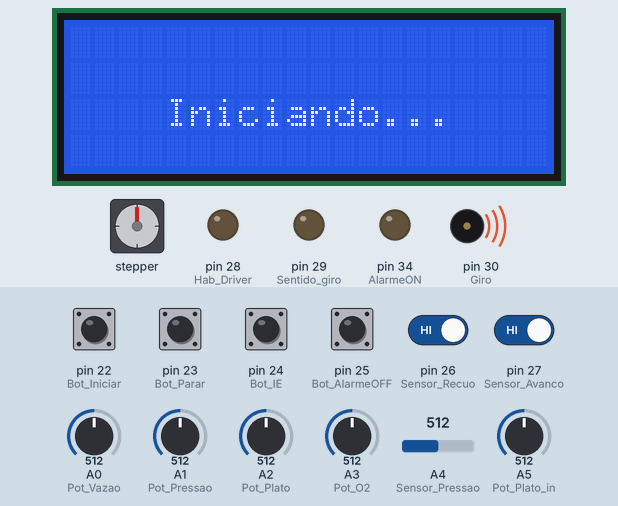
This sketch was run on a simulated Arduino Mega 2560, built with avr-gcc and run on an emulated ATmega2560. Parts: stepper motor, 20×4 character LCD, output pins drawn as LEDs (lit = HIGH), buzzer (waves = sounding). Wiring (inferred from the names in the program): stepper motor (2048 steps per turn assumed): coils pin 33, pin 32, pin 31, pin 30. Inputs (shaded band) come from the test bench; at power-on: pin 22 (Bot_Iniciar), pin 23 (Bot_Parar), pin 24 (Bot_IE), pin 25 (Bot_AlarmeOFF), pin 26 (Sensor_Recuo), pin 27 (Sensor_Avanco) HIGH, A1 (Pot_Pressao) = 512, A0 (Pot_Vazao) = 512, A2 (Pot_Plato) = 512, A3 (Pot_O2) = 512, A4 (Sensor_Pressao) = 512, A5 (Pot_Plato_in) = 512. What the sketch prints to the serial monitor is not drawn.

Above: at 6.2 s.
6.3 s: pin 26 (Sensor_Recuo) driven LOW
At 8.7 s:
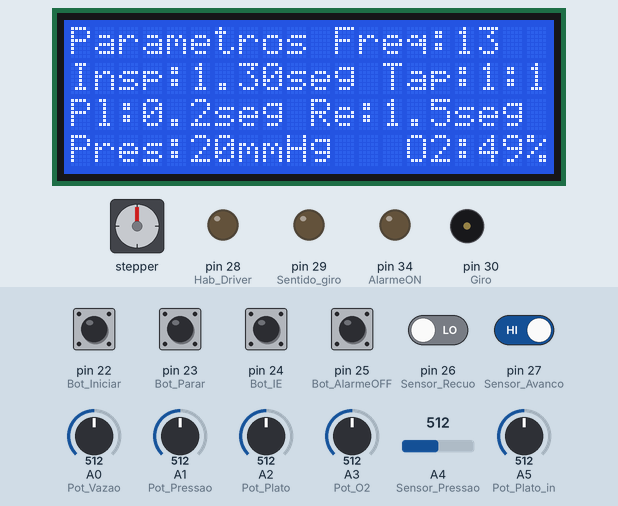
9.3 s: pin 22 (Bot_Iniciar) pulled LOW for 0.2 s
At 9.8 s:
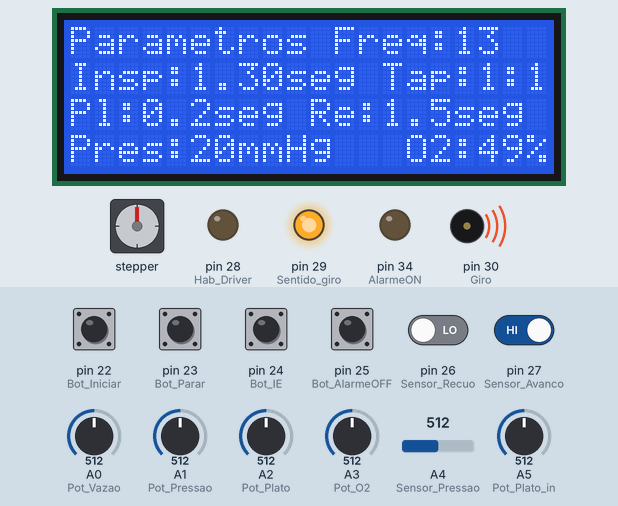
11.0 s: A1 (Pot_Pressao) set to 503
At 11.9 s:
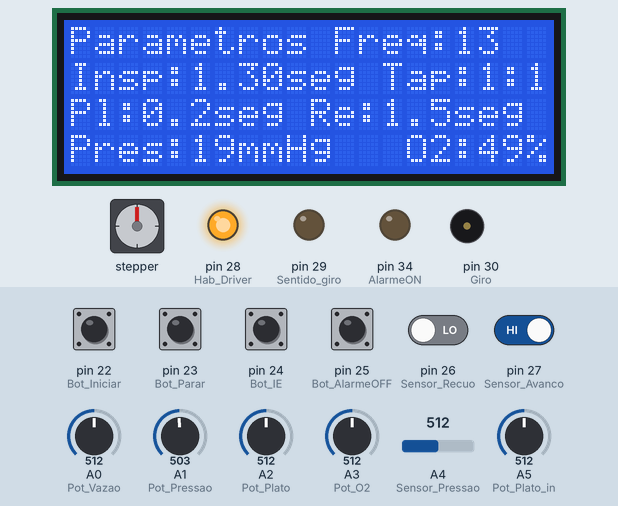
14.0 s: A0 (Pot_Vazao) set to 716
At 15.1 s:
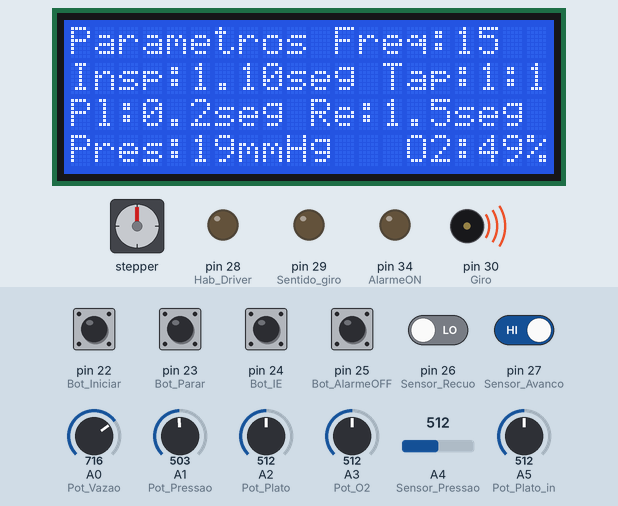
15.5 s: A2 (Pot_Plato) set to 716
At 16.4 s:
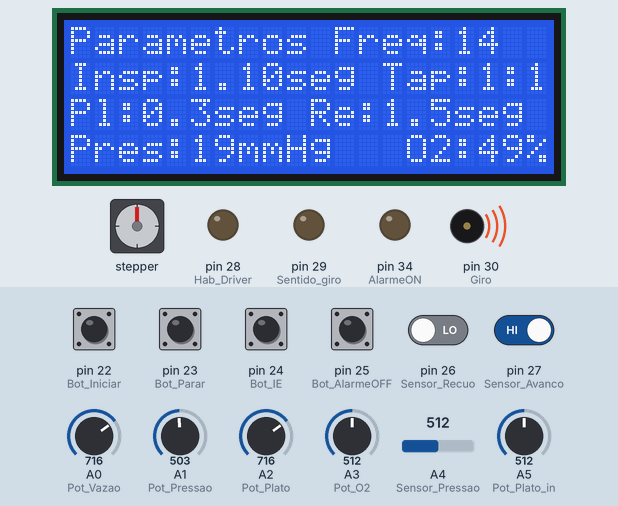
17.0 s: A3 (Pot_O2) set to 716
At 17.9 s:
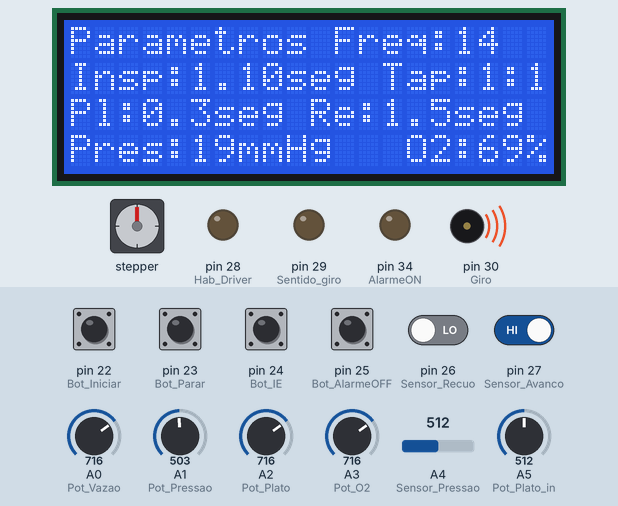
Timing chart, 0 to 19.6 s (numbered marks = the images above; inputs shaded):
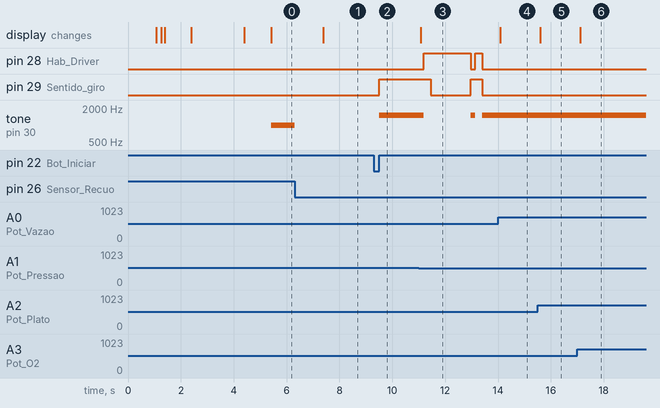

Measured:
- the behaviour switches between 512 and 511 on A1 (Pot_Pressao) (found by bisection; images 2 and 3)
- after the input at 6.3 s, tone on pin 30 (Giro): 1000 Hz → silent at once; the display: changes after 1.1 s (image 1)
- after the input at 9.3 s, pin 29 (Sentido_giro): LOW → HIGH after 0.21 s; tone on pin 30 (Giro): silent → 1475 Hz after 0.21 s
- after the input at 11.0 s, pin 28 (Hab_Driver): LOW → HIGH after 0.19 s, → LOW 1.8 s later, → HIGH 0.18 s later, → LOW 0.27 s later; pin 29 (Sentido_giro): HIGH → LOW after 0.46 s, → HIGH 1.5 s later, → LOW 0.45 s later
- after the input at 14.0 s, the display: changes after 0.09 s (image 4)
- after the input at 15.5 s, the display: changes after 0.10 s (image 5)
- after the input at 17.0 s, the display: changes after 0.11 s (image 6)

The sketch:

Ventilador_pulmonar_2_felipe.ino
```cpp
//================================================================================================================//
//                                                                                                                //
//                                        Ventilador Pulmonar                                                     //
//                                                                                                                //
//================================================================================================================//
//   Versão:                                                                                                      //
//   Data:                                                                                                        //
//   Hora:                                                                                                        //
//   Atualizado por:                                                                                              //
//================================================================================================================//

// Bibliotecas
#include <Arduino.h>
#include <TimerOne.h>
#include <Wire.h>
#include <LiquidCrystal_I2C.h>

// Variáveis globais
int           Valor_Pot_Vazao = 0;                   // Guarda valor do potenciometro de set point da vazão
int           Valor_Pot_Pressao = 0;                 // Guarda valor do potenciometro de set point da pressão
float         Valor_Pot_Plato = 0;                   // Guarda valor do potenciometro de set point do platô
float         Valor_Pot_Plato_inicial = 0;           // Guarda valor do potenciometro de set point do platô inicial
int           Valor_Pot_O2 = 0;                      // Guarda valor do potenciometro de set point de % de O2
int           Valor_Sensor_Pressao = 0;              // Guarda valor do sensor de pressão
byte          Tap = 1;                               // Guarda o valor do Tap.
float         Valor_Pot_Plato_LCD = 0.00 ;           // Guarda o valor do plato  que vai mostrar no Display
int         Frequencia  =  0;                      // Frequencia Gerada Pelas variaveis
float         Valor_Insp = 0;
float         Valor_Pot_Vazao_Lcd  = 0.00;           // Guarda o valor do tempo de  insp  que vai mostrar no Display
float         Valor_Pot_Plato_inicial_LCD  = 0.00;   // Guarda o valor do Reinicio  do ciclo que vai mostrar no Display

boolean     Estado_Bot = HIGH;
boolean     aux = HIGH;
boolean     Flag_Bot_Iniciar = HIGH;             // Trem de pulso pra ajuste de velocidade (pino 3)
boolean     Flag_Bot_Iniciar_Anterior = HIGH;
boolean     Flag_Bot_Parar = HIGH;               // Botão de avanço do motor de passo (pino 21)
boolean     Flag_Bot_Parar_Anterior = HIGH;
boolean     Flag_Bot_IE  = HIGH;                 // Botão de recuo do motor de passo (pino 20)
boolean     Flag_Bot_IE_Anterior  = HIGH;
boolean     Flag_Bot_AlarmeOFF = HIGH;           // Botão de parada do motor de passo (pino 19)
boolean     Flag_Bot_AlarmeOFF_Anterior = HIGH;
boolean     Flag_Sensor_Avanco = HIGH;           // Botão para ligar o motor de passo (pino 18)
boolean     Flag_Sensor_Avanco_Anterior = HIGH;
boolean     Flag_Sensor_Recuo  = HIGH;
boolean     Flag_Sensor_Recuo_Anterior  = HIGH;
boolean     Flag_Avancando = LOW;
boolean     Flag_Recuando = LOW;

// Rótulos das entradas analógicas
#define     Pot_Vazao               A0          // Poteciometro para ajuste de velocidade                  (pino A0)
#define     Pot_Pressao             A1          // Poteciometro para ajuste de pressão                     (pino A1)
#define     Pot_Plato               A2          // Poteciometro para ajuste de Plato                       (pino A2)
#define     Pot_O2                  A3          // Poteciometro para ajuste de Blender                     (pino A3)
#define     Sensor_Pressao          A4          // Poteciometro para ajuste de Sensor de  pressão paciente (pino A4)
#define     Pot_Plato_in            A5          // Poteciometro para ajuste de Plato Inicial               (pino A5)

// Rótulos das entradas digitais
#define     Bot_Iniciar             22          // Botão para ligar o motor de passo                       (pino 22)
#define     Bot_Parar               23          // Botão para desligar o motor de passo                    (pino 23)
#define     Bot_IE                  24          // Botão de mudança de Taps do I/E                         (pino 24)
#define     Bot_AlarmeOFF           25          // Botão de Alarme                                         (pino 25)
#define     Sensor_Recuo            26          // Chave Final de Recuo                                    (pino 26)
#define     Sensor_Avanco           27          // Chave Final de Avanco                                   (pino 27)

// Rótulos das saídas digitais
#define     Hab_Driver              28          // Habilita o driver do motor de passo                     (pino 28)
#define     Sentido_giro            29          // Define o sentido do giro do motor de passo              (pino 29)
#define     Giro                    30          // Trem de pulso pra ajuste de velocidade                  (pino 30)
#define     Valv_Ambu               31          // Valvula de  Saida do Ambu                               (pino 31)
#define     Valv_O2                 32          // Valvula de Entrada do O2                                (pino 32)
#define     Valv_Ar                 33          // Valvula de Entrada de AR                                (pino 33)
#define     AlarmeON                34          // Alarme ativado                                          (pino 34)


//Configuração das bibliotecas
LiquidCrystal_I2C lcd(0x27, 20, 4);             // Display LCD 20x4 I2C

// Declaração das funções
  void Tela_Inicial();
  void Tela_Parametros();
  void Ler_Entradas();
  void Avanca_Motor();
  void Recua_Motor();
  void Para_Motor();
  void Liga_Motor();
  void Desliga_Alarme();

// Configuração do Hardware
void setup()
{
  Serial.begin(9600);                           // Habilita a comunicação com a velocidade de 9600 bits por segundo
  delay(1000);

  // Configuração das entradas
  pinMode (Pot_Vazao, INPUT);                   // Define o pino A0 como entrada analógica do potenciometro
  pinMode (Pot_Pressao, INPUT);                 // Define o pino A1 como entrada analógica do potenciometro de pressão
  pinMode (Pot_Plato, INPUT);                   // Define o pino A2 como entrada analógica do potenciometro de plato
  pinMode (Pot_O2, INPUT);                      // Define o pino A3 como entrada analógica do potenciometro de blender
  pinMode (Sensor_Pressao, INPUT);              // Define o pino A4 como entrada analógica do sensor de pressão
  pinMode (Pot_Plato_in, INPUT);                // Define o pino A5 como entrada analógica do potenciometro de plato inicial
  pinMode (Bot_Iniciar, INPUT);                 // Define o pino 24 como saída digital de habilitação do driver
  pinMode (Bot_Parar, INPUT);                   // Define o pino 25 como saída digital de sentido de giro
  pinMode (Bot_IE, INPUT);                      // Define 3 pino como saída do trem de pulso
  pinMode (Bot_AlarmeOFF, INPUT);               // Define 3 pino como saída do trem de pulso
  pinMode (Sensor_Avanco, INPUT);               // Define 3 pino como saída do trem de pulso
  pinMode (Sensor_Recuo, INPUT);                // Define 3 pino como saída do trem de pulso

  digitalWrite (Bot_Iniciar, INPUT_PULLUP);                 // Define o pino 24 como saída digital de habilitação do driver
  digitalWrite (Bot_Parar, INPUT_PULLUP);                   // Define o pino 25 como saída digital de sentido de giro
  digitalWrite (Bot_IE, INPUT_PULLUP);                      // Define 3 pino como saída do trem de pulso
  digitalWrite (Bot_AlarmeOFF, INPUT_PULLUP);               // Define 3 pino como saída do trem de pulso
  digitalWrite (Sensor_Avanco, INPUT_PULLUP);               // Define 3 pino como saída do trem de pulso
  digitalWrite (Sensor_Recuo, INPUT_PULLUP);                // Define 3 pino como saída do trem de pulso

  // Configuração das saídas
  pinMode (Hab_Driver, OUTPUT);                 // Define o pino A0 como entrada analógica do potenciometro
  pinMode (Valv_Ambu, OUTPUT);                  // Define o pino 21 como entrada digital do botão Avança
  pinMode (Valv_O2, OUTPUT);                    // Define o pino 20 como entrada digital do botão Recua
  pinMode (Valv_Ar, OUTPUT);                    // Define o pino 19 como entrada digital do botão Parar
  pinMode (AlarmeON, OUTPUT);                   // Define o pino 18 como entrada digital do botão Recua
  pinMode (Sentido_giro, OUTPUT);
  pinMode (Giro, OUTPUT);

  Tela_Inicial();

  lcd.clear();
  lcd.setCursor(4,2);
  lcd.print("Iniciando... ");


  while(aux == HIGH)                            // Busca o home position do eixo até que o sensor de recuo
  {                                             // seja atingido
  aux = digitalRead(Sensor_Recuo);
  digitalWrite(Sentido_giro, LOW);              //Determina o sentido de giro para recuar
  tone(Giro, 1000);                             // Gira a 2000 pulsos.
  }
  noTone(Giro);
  delay(1000);
  lcd.clear();
}

// Função principal
void loop()
{
  Serial.println (Frequencia  );
  Ler_Entradas();
  Tela_Parametros();

  while(Flag_Bot_Iniciar == LOW)
  {
  Ler_Entradas();
  Tela_Parametros();
  Avanca_Motor();
  Flag_Avancando = HIGH;

  inicio:
  if(Flag_Bot_Parar == LOW)
  {
    Flag_Bot_Iniciar = HIGH;
    goto parar;
  }
  Ler_Entradas();
  Tela_Parametros();
  Serial.print("Valor setpoint: ");
  Serial.println(Valor_Pot_Pressao);
  Serial.print("Valor sensor: ");
  Serial.println(Valor_Sensor_Pressao);

  if((Flag_Sensor_Avanco == LOW || Valor_Sensor_Pressao > Valor_Pot_Pressao ) && Flag_Avancando == HIGH)
  { Flag_Avancando = LOW;
    Flag_Sensor_Avanco = HIGH;
    Para_Motor();
    delay(Valor_Pot_Plato * 10);
    Recua_Motor();
    Flag_Recuando = HIGH;
  }

  if(Flag_Sensor_Recuo == LOW && Flag_Recuando == HIGH)
  { Flag_Recuando = LOW;
    Flag_Sensor_Recuo = HIGH;
    Para_Motor();
    delay(Valor_Pot_Plato_inicial * 100);    // MUDAR  AQUI PARA ALTERAR O TEMPO DE PLATO DE AVANCO
    Avanca_Motor();
    Flag_Avancando = HIGH;
  }

  Ler_Entradas();
  Tela_Parametros();
  goto inicio;
  }

  parar:
  while(Flag_Bot_Parar == LOW)
  {
  Ler_Entradas();
  Tela_Parametros();
  Para_Motor();
  }
}

// Descrição das funções

void Tela_Inicial()
{
  lcd.init();
  delay(100);
  lcd.clear();
  delay(100);
  lcd.setBacklight (HIGH);
  delay(100);
  lcd.setCursor(0,0);
  lcd.print("+Ambu Automatico 2.0");
  delay(1000);
  lcd.setCursor(5,2);
  lcd.print("Auto-teste");
  delay(2000);
  lcd.setCursor(9,3);
  lcd.print("OK");
  delay(1000);
  lcd.clear();
}

void Ler_Entradas()
{
  Valor_Pot_Vazao = map(analogRead(Pot_Vazao),0,1023,1000,1950);                            // Lê valor do potenciometro de set point da vazão
  Valor_Pot_Pressao = map(analogRead(Pot_Pressao),0,1023,0,40);                             // Lê valor do potenciometro de set point da pressão
  Valor_Pot_Plato = map(analogRead(Pot_Plato),0,1023,0,55);                                 // Lê valor do potenciometro de set point do platô
  Valor_Pot_O2 = map(analogRead(Pot_O2),0,1023,0,99);                                       // Lê valor do potenciometro de set point de % de O2
  Valor_Pot_Plato_inicial = map (analogRead(Pot_Plato_in),0,1023,0,30);                       // Lê valor de potenciometro de set point do platô inicial
  Valor_Sensor_Pressao = map(analogRead(Sensor_Pressao),0,1023,0,40);                       // Lê valor do sensor de pressão
  Valor_Pot_Plato_LCD =  (Valor_Pot_Plato)/100;
  Valor_Pot_Vazao_Lcd = map (Valor_Pot_Vazao,1010,1990, 16 ,8 );
  Valor_Insp = (Valor_Pot_Vazao_Lcd)/10;
  Valor_Pot_Plato_inicial_LCD = Valor_Pot_Plato_inicial/10;
  Frequencia =  (60/(Valor_Insp + (Valor_Insp*Tap) + Valor_Pot_Plato_inicial_LCD +   Valor_Pot_Plato_LCD));

  Estado_Bot = digitalRead(Sensor_Avanco);
  if (Estado_Bot == LOW && Flag_Sensor_Avanco_Anterior == HIGH)
    {Flag_Sensor_Avanco = LOW;}
    Flag_Sensor_Avanco_Anterior = Estado_Bot;

  Estado_Bot = digitalRead(Sensor_Recuo);
  if (Estado_Bot == LOW && Flag_Sensor_Recuo_Anterior == HIGH)
    {Flag_Sensor_Recuo = LOW;}
  Flag_Sensor_Recuo_Anterior = Estado_Bot;

  Estado_Bot = digitalRead(Bot_IE);
  if (Estado_Bot == LOW && Flag_Bot_IE_Anterior == HIGH)
    { Tap++;
      if (Tap > 6)
      {Tap = 1;}
      Flag_Bot_IE = LOW;}
  Flag_Bot_IE_Anterior = Estado_Bot;

  Estado_Bot = digitalRead(Bot_Iniciar);
  if (Estado_Bot == LOW && Flag_Bot_Iniciar_Anterior == HIGH)
    {Flag_Bot_Iniciar = LOW;
     Flag_Bot_Parar = HIGH;}
    Flag_Bot_Iniciar_Anterior = Estado_Bot;

  Estado_Bot = digitalRead(Bot_Parar);
  if (Estado_Bot == LOW && Flag_Bot_Parar_Anterior == HIGH)
    {Flag_Bot_Parar = LOW;
     Flag_Bot_Iniciar = HIGH;}
    Flag_Bot_Parar_Anterior = Estado_Bot;

  Estado_Bot = digitalRead(Bot_AlarmeOFF);
  if (Estado_Bot == LOW && Flag_Bot_AlarmeOFF_Anterior == HIGH)
    {Flag_Bot_AlarmeOFF = LOW;}
    Flag_Bot_AlarmeOFF_Anterior = Estado_Bot;
}

void Tela_Parametros()
{
  lcd.setCursor(0,0);
  lcd.print("Parametros");

  lcd.setCursor(11,0);
  lcd.print("Freq:");
  lcd.setCursor(16,0);
  lcd.print(Frequencia);
   if(Frequencia < 10)
   {
      lcd.setCursor(17,0);
     lcd.print(" ");
   }

  lcd.setCursor(0,1);
  lcd.print("Insp:");
  lcd.setCursor(5,1);
  lcd.print(Valor_Insp);
  lcd.setCursor(9,1);
  lcd.print("seg");

  lcd.setCursor(0,3);
  lcd.print("Pres:");
  lcd.setCursor(5,3);
  lcd.print(Valor_Pot_Pressao);
  lcd.setCursor(7,3);
  if(Valor_Pot_Pressao < 10)
    {
      lcd.setCursor(6,3);
      lcd.print(" ");
    }
  lcd.print("mmHg");

  lcd.setCursor(0,2);
  lcd.print("Pl:");
  lcd.setCursor(3,2);
  lcd.print(Valor_Pot_Plato_LCD);
   // if(Valor_Pot_Plato < 10)
   // {
   //   lcd.setCursor(4,2);
   //   lcd.print(" ");
   // }
  lcd.setCursor(6,2);
  lcd.print("seg");

// Plato Reinicio
lcd.setCursor(10,2);
  lcd.print("Re:");
  lcd.setCursor(13,2);
  lcd.print(Valor_Pot_Plato_inicial_LCD);
  //  if(Valor_Pot_Plato < 10)
 //   {
  //    lcd.setCursor(4,2);
   //   lcd.print(" ");
 //   }
  lcd.setCursor(16,2);
  lcd.print("seg");
// PLATO REINICIO FINAL

  lcd.setCursor(14,3);
  lcd.print("O2:");
  lcd.setCursor(17,3);
  lcd.print(Valor_Pot_O2);
      if(Valor_Pot_O2 < 10)
    {
      lcd.setCursor(18,3);
      lcd.print(" ");
    }
  lcd.setCursor(19,3);
  lcd.print("%");

  lcd.setCursor(13,1);
  lcd.print("Tap:");
  lcd.setCursor(17,1);
  lcd.print("1:");
  lcd.setCursor(19,1);
  lcd.print(Tap);
}

void Para_Motor()
{
  noTone(Giro);
  digitalWrite(Hab_Driver, HIGH);             // Desabilita driver
}

void Liga_Motor()
{
  digitalWrite(Hab_Driver, LOW);             // Habilita driver
}

void Avanca_Motor()
{
  digitalWrite(Sentido_giro, HIGH);
  digitalWrite(Hab_Driver, LOW);             // Habilita driver
  tone(Giro, Valor_Pot_Vazao);
}

void Recua_Motor()
{
  digitalWrite(Sentido_giro, LOW);
  digitalWrite(Hab_Driver, LOW);             // Habilita driver
  tone(Giro, Valor_Pot_Vazao/Tap);
}

void Desliga_Alarme()
{
  digitalWrite(AlarmeON, LOW);
}
```
